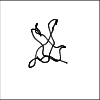
Frame 1 (no input)
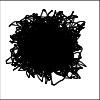
Frame 60 (no input)
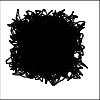
Frame 120 (the mouse pressed at the canvas centre since frame 60)

The p5.js sketch that drew these frames (run headless with seeded random() and noise() and a simulated clock; from frame 60 on, the mouse is pressed at the canvas centre):

// p5.js sketch
// ── sketch.js
// https://editor.p5js.org/jht9629-nyu/sketches/B2PQd1dxF
// noise fill fail
let my = {}
function setup() {
  my.frameCount = 0;
  createCanvas(100, 100);
  noFill();
  rect(0,0,width,height);
}

function draw() {
  // background(200);
  for (let i = 0; i < 1000; i++) {
    my.frameCount ++;
    draw_noise();
  }
}

function draw_noise() {
  // Set the noise level and scale.
  let noiseLevel = 100;
  let noiseScale = 0.005;

  // Scale the input coordinate.
  let nt = noiseScale * my.frameCount;

  // Compute the noise values.
  let x = noiseLevel * noise(nt, 0);
  let y = noiseLevel * noise(nt, 100);

  // Draw the point.
  // strokeWeight(1);
  point(x, y);
}
